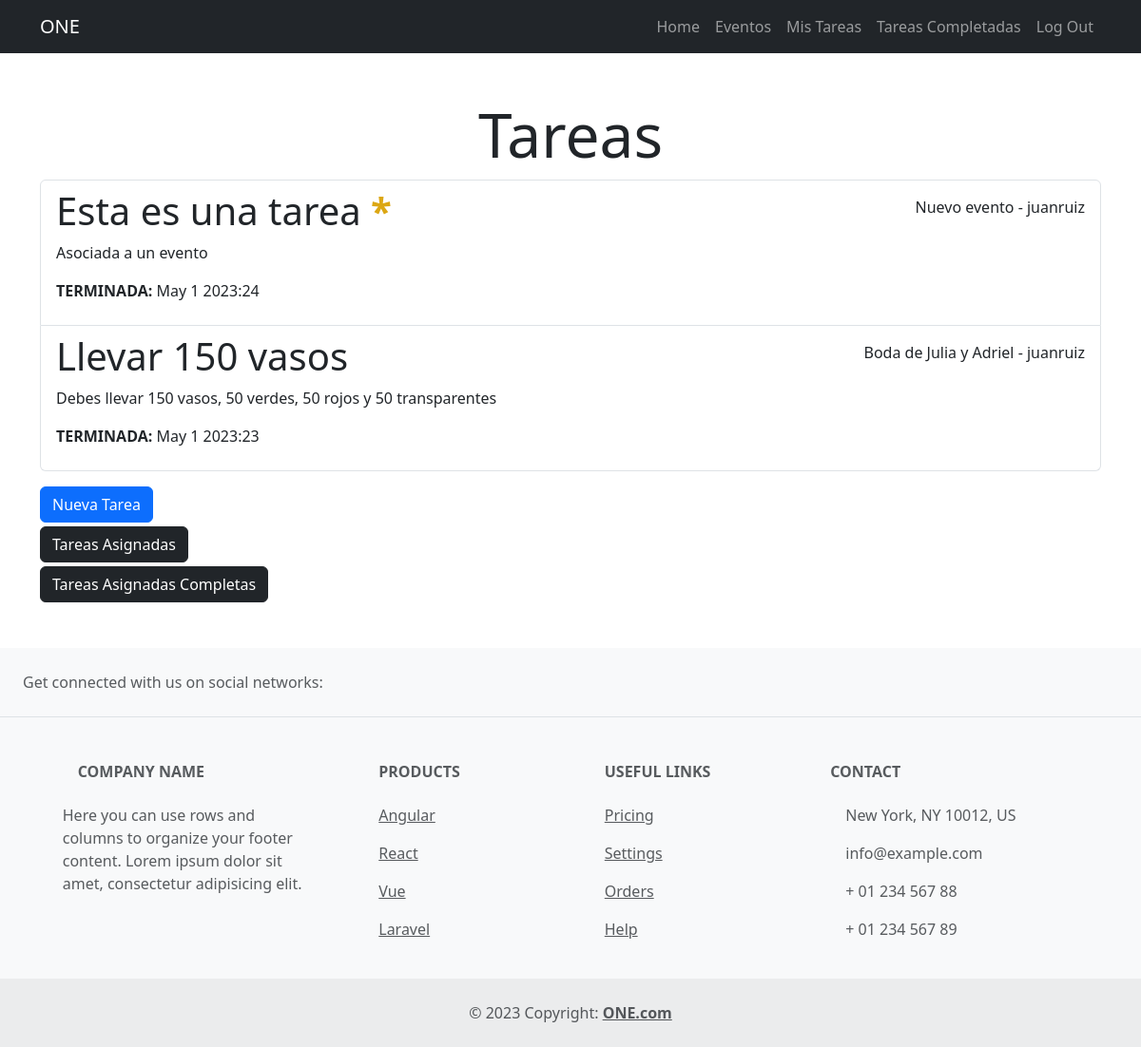
The app's page /tasks-completas/ (signed in), older data.
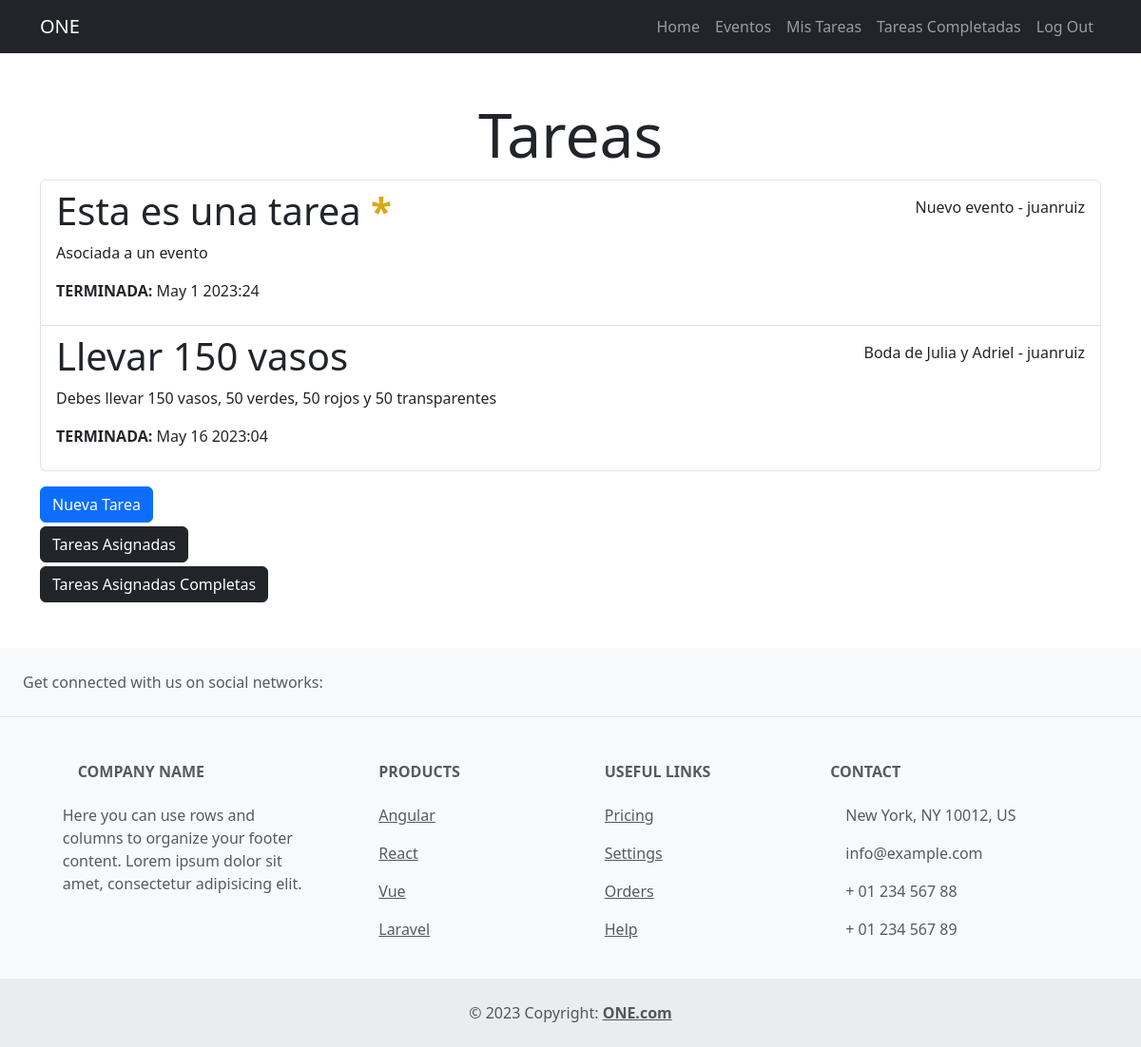
The same page, newer data.
### tasks/models.py (models this page shows, shortened)
class Task(models.Model):
    title = models.CharField(max_length=80)
    descripcion = models.TextField(blank=True)
    fechaCreacion = models.DateTimeField(auto_now_add=True)
    fechaLim= models.DateTimeField(null = True, blank = True)
    fechaTer= models.DateTimeField(null = True, blank = True)
    importante = models.BooleanField(default=False)
    user = models.ForeignKey(User, on_delete=models.CASCADE)
    evento = models.ForeignKey(Evento, blank=True , on_delete=models.CASCADE)
    asignado_a = models.ForeignKey(User, null=True, blank=True, related_name='tasks_assigned', on_delete=models.SET_NULL)

### event/models.py (models this page shows, shortened)
class Evento(models.Model):
    nombre = models.CharField(max_length=80)
    descripcion = models.TextField(blank=True)
    fechaCreacion = models.DateTimeField(auto_now_add=True)
    fecha= models.DateField(null = True, blank = True)
    ubicacion = models.CharField(max_length=200)
    user = models.ForeignKey(User, on_delete=models.CASCADE)

### tasks/views.py (the view)
# urls.py: path('tasks-completas/', tasks_completed, name= 'tasks_completed'),
@login_required
def tasks_completed(request):
    tasks = Task.objects.filter(user=request.user, fechaTer__isnull=False)
    return render(request, 'tasks.html', {'tasks': tasks})

### tasks/templates/tasks.html (shortened to what this page needs)
{% extends 'base.html' %}
{% block content%}
<main class="container">
    <div class="row">
        <div class="col-md-12">
            <h1 class="mt-5 text-center display-3">Tareas</h1>
            <ul class="list-group">
                {% for task in tasks %}
                <a href="{% url 'task_detail' task.id %}" class="list-group-item">
                    <header class="d-flex justify-content-between">
                        {% if task.importante %}
                            <h1 class="fw-bold-3"> {{task.title}} <strong style="color: rgb(220, 167, 20);">*</strong></strong></h1>
                        {% else %}
                            <h1 class="fw-bold-3"> {{task.title}}</h1>
                        {% endif %}
                        <p class="mt-2"> {{task.evento.nombre}} - {{task.user.username}} </p>
                    </header>
                    <p> {{task.descripcion}} </p>
                    {% if task.fechaTer == null %}
                        <p><strong> HASTA:</strong> {{task.fechaLim|date:'M j Y:i'}} </p>
                    {% else %}
                        <p><strong> TERMINADA: </strong>{{task.fechaTer|date:'M j Y:i'}} </p>
                    {% endif %}
                </a>
                {% endfor %}
            </ul>
            <form action="{% url 'crear_task' %}"  method="post">
                <button class="btn btn-primary mt-3">Nueva Tarea</button>
            </form>
            <form action="{% url 'user_tasks' %}"  method="POST">
                <button class="btn btn-dark mt-1" >Tareas Asignadas</button>
            </form>
            <form action="{% url 'user_tasks_completed' %}"  method="POST">
                <button class="btn btn-dark mt-1 mb-5" >Tareas Asignadas Completas</button>
            </form>
        </div>
    </div>
</main>
{% endblock %}

Row changes from the older to the newer data that the page shows:
changed Task "Llevar 150 vasos": fechaTer "May 1 2023:23" → "May 16 2023:04"
